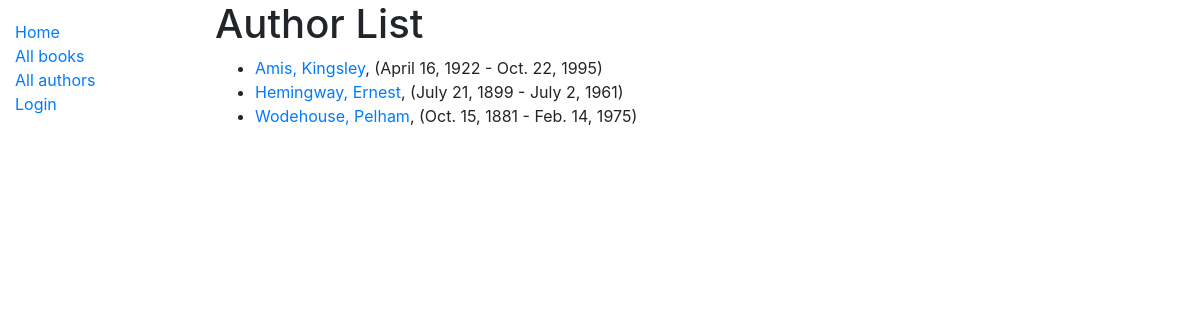
The page /catalogue/authors/ on the database as committed earlier.
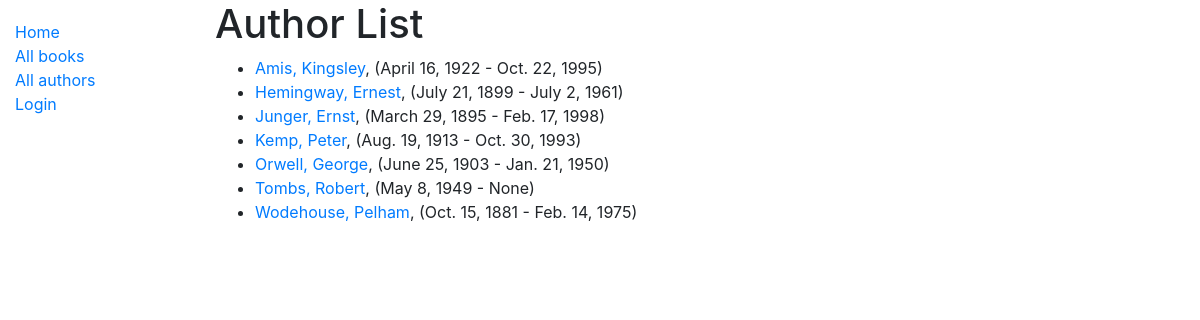
The same page on the database as committed later.
### catalogue/models.py (models this page shows, shortened)
class Author(models.Model):
    first_name = models.CharField(max_length=100, help_text='Author\'s first name')
    surname = models.CharField(max_length=100, help_text='Author\'s surname')
    date_of_birth = models.DateField(null=True, blank=True)
    date_of_death = models.DateField('Died', null=True, blank=True)
    class Meta:
        ordering = ['surname', 'first_name']
    def get_absolute_url(self):
        return(reverse('author-detail', args=[str(self.id)]))

### catalogue/views.py (the view)
# urls.py: path('authors/', views.AuthorListView.as_view(), name='authors'),
class AuthorListView(generic.ListView):
    model = Author

### catalogue/templates/catalogue/author_list.html
{% extends 'base_generic.html' %}
{% block content %}
<h1>Author List</h1>
{% if author_list %}
<ul>
   {% for author in author_list %}
    <li><a href="{{ author.get_absolute_url }}">{{ author.surname }}, {{ author.first_name }}</a>, ({{ author.date_of_birth }} - {{ author.date_of_death }})</li>
   {% endfor %}
</ul>
{% else %}
<h6>There are currently no authors in the library</h6>
{% endif %}
{% endblock %}

### catalogue/templates/base_generic.html (shortened to what this page needs)
<!DOCTYPE html>
<html lang="en">
<head>
  <link rel="stylesheet" href="https://cdn.jsdelivr.net/npm/bootstrap@4.5.3/dist/css/bootstrap.min.css"
>
  {% load static %}
  <link rel="stylesheet" href="{% static 'css/styles.css' %}">
</head>
<body>
  <div class="container-fluid">
    <div class="row">
      <div class="col-sm-2">
        {% block sidebar %}
        <ul class="sidebar-nav">
          <li><a href="{% url 'index' %}">Home</a></li>
          <li><a href="{% url 'books' %}">All books</a></li>
          <li><a href="{% url 'authors' %}">All authors</a></li>
          {% if user.is_authenticated %}
          <li>User: {{ user.get_username }}</li>
          <li><a href="{% url 'logout'%}?next={{request.path}}">Logout</a></li>
          {% else %}
          <li><a href="{% url 'login'%}?next={{request.path}}">Login</a></li>
          {% endif %}
        </ul>
        {% endblock %}
      </div>
      <div class="col-sm-10 ">{% block content %}{% endblock %}
      </div>
    </div>
  </div>
</body>
</html>

### catalogue/static/css/styles.css (style rules this page uses)
.sidebar-nav { margin-top: 20px; padding: 0; list-style: none; }

Rows that differ between the two databases and show on the page:
added Author: surname "Junger", first_name "Ernst", date_of_birth "March 29, 1895", date_of_death "Feb. 17, 1998"
added Author: surname "Kemp", first_name "Peter", date_of_birth "Aug. 19, 1913", date_of_death "Oct. 30, 1993"
added Author: surname "Orwell", first_name "George", date_of_birth "June 25, 1903", date_of_death "Jan. 21, 1950"
added Author: surname "Tombs", first_name "Robert", date_of_birth "May 8, 1949", date_of_death "None"
